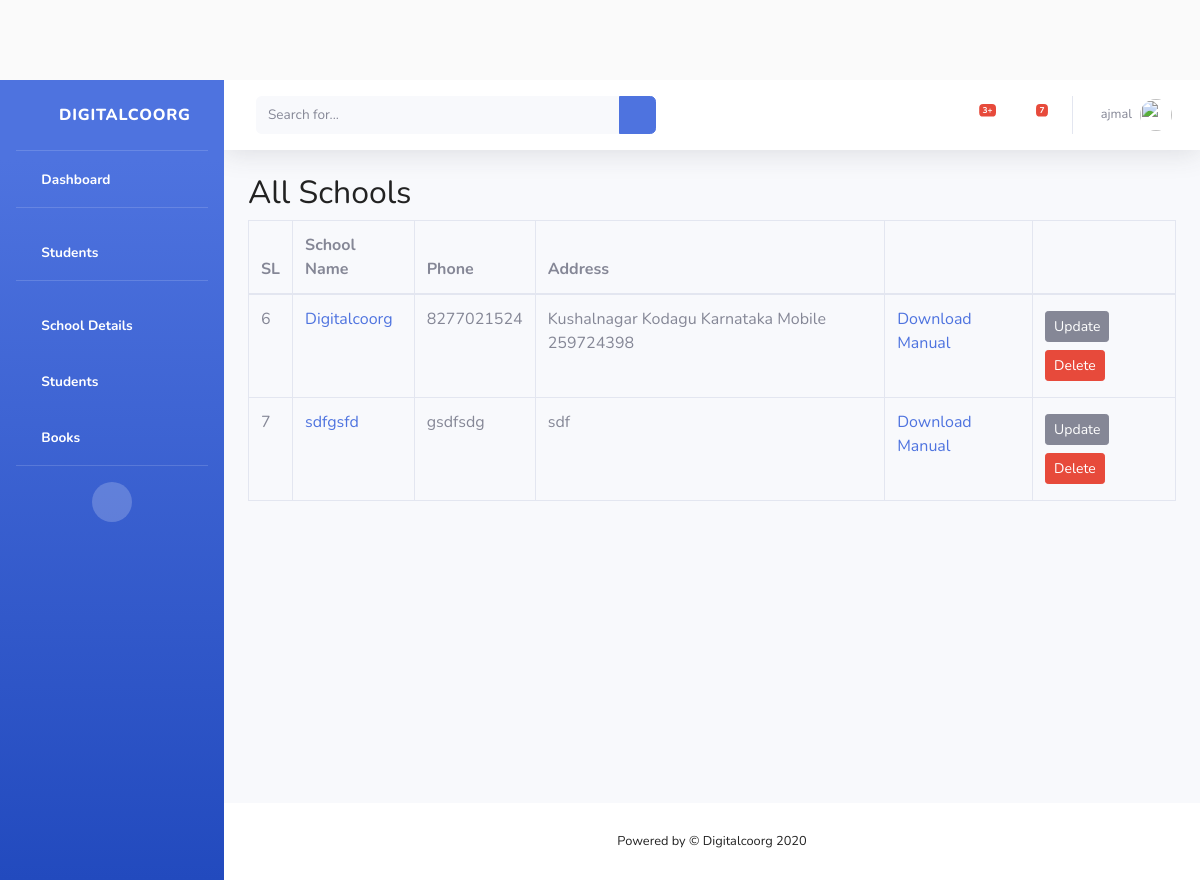
Page /students/schools/ (signed in) on the committed database.
### students/models.py (models this page shows, shortened)
class School(models.Model):
    school_name = models.CharField(max_length=250)
    phone_no = models.CharField(max_length=13)
    address = models.TextField()
    date_posted = models.DateTimeField(default=timezone.now)
    author = models.ForeignKey(User, on_delete=models.CASCADE)
    school_manual = models.FileField(upload_to='school_manual', null=True,blank=True)

### students/views.py (the view)
# urls.py: path('schools/', SchoolListView.as_view(), name='schools'),
class SchoolListView(LoginRequiredMixin, ListView):
    model = School
    template_name = 'students/schools.html'  # <app>/<model>_<viewtype>.html
    context_object_name = 'schools'
    ordering = ['school_name']
    paginate_by = 5

### students/templates/students/schools.html (shortened to what this page needs)
{% extends "students/base.html" %}
{% block content %}
<h2>All Schools</h2>
<div class="table-responsive">
  <table class="table table-bordered" id="dataTable" width="100%" cellspacing="0">
    <thead>
      <tr>
        <th>SL</th>
        <th>School Name</th>
        <th>Phone</th>
        <th>Address</th>
        <th></th>
        <th></th>
      </tr>
      </thead>
  {% for school in schools %}
      <tr>
          <td>{{ school.id }}</td>
          <td><a href="{% url 'school-detail' school.id %}">{{ school.school_name }}</a></td>
          <td>{{ school.phone_no }}</td>
          <td>{{ school.address }}</td>
          {% if school.school_manual %}
            <td><a href="{{ school.school_manual.url }}">Download Manual</a> </td>
          {% else %}
            <td><span class="text-muted">Not Available</span></td>
          {% endif %}
          {% if school.author == user %}
              <td>
              <div>
                <a class="btn btn-secondary btn-sm mt-1 mb-1" href="{% url 'school-update' school.id %}" >Update</a>
                  <a class="btn btn-danger btn-sm mt-1 mb-1" href="{% url 'school-delete' school.id %}" >Delete</a>
              </div>
            </td>
          {% endif %}
        </tr>
  {% endfor %}
  </table>
</div>
{% endblock content %}

### students/templates/students/base.html (shortened to what this page needs)
{% load static %}
<!DOCTYPE html>
<html lang="en">
<head>
  <link href="{% static 'vendor/fontawesome-free/css/all.min.css' %}" rel="stylesheet" type="text/css">
  <link href="{% static 'css/sb-admin-2.min.css' %}" rel="stylesheet">
  <link rel="stylesheet" type="text/css" href="{% static 'blog/main.css' %}">
</head>
<body id="page-top">
  <div id="wrapper">
    <ul class="navbar-nav bg-gradient-primary sidebar sidebar-dark accordion" id="accordionSidebar">
      <a class="sidebar-brand d-flex align-items-center justify-content-center" href="{% url 'student-home' %}">
        <div class="sidebar-brand-icon rotate-n-15">
          <i class="fas fa-laugh-wink"></i>
        </div>
        <div class="sidebar-brand-text mx-3">Digitalcoorg</div>
      </a>
      <hr class="sidebar-divider my-0">
      <li class="nav-item active">
        <a class="nav-link" href="{% url 'student-home' %}">
          <i class="fas fa-fw fa-tachometer-alt"></i>
          <span>Dashboard</span></a>
      </li>
      <hr class="sidebar-divider">
        <li class="nav-item active">
          <a class="nav-link" href="{% url 'student-home' %}">
            <i class="fas fa-fw fa-tachometer-alt"></i>
            <span>Students</span></a>
        </li>
        <hr class="sidebar-divider">
       <li class="nav-item active">
        <a class="nav-link collapsed" href="{% url 'schools' %}" data-toggle="collapse" data-target="#collapseTwo" aria-expanded="true" aria-controls="collapseTwo">
          <i class="fas fa-fw  fa-university"></i>
          <span>School Details</span>
        </a>
      </li>
      <li class="nav-item active">
        <a class="nav-link collapsed" href="{% url 'student-home' %}" data-toggle="collapse" data-target="#collapseThree" aria-expanded="true" aria-controls="collapseThree">
          <i class="fas fa-fw fa-user-circle"></i>
          <span>Students</span>
        </a>
      </li>
       <li class="nav-item active">
        <a class="nav-link collapsed" href="{% url 'book_list' %}" data-toggle="collapse" data-target="#collapseBook" aria-expanded="true" aria-controls="collapseBook">
          <i class="fas fa-fw fa-book"></i>
          <span>Books</span>
        </a>
      </li>
      <hr class="sidebar-divider d-none d-md-block">
      <div class="text-center d-none d-md-inline">
        <button class="rounded-circle border-0" id="sidebarToggle"></button>
      </div>
    </ul>
    <div id="content-wrapper" class="d-flex flex-column">
      <div id="content">
        <nav class="navbar navbar-expand navbar-light bg-white topbar mb-4 static-top shadow">
          <form class="d-none d-sm-inline-block form-inline mr-auto ml-md-3 my-2 my-md-0 mw-100 navbar-search">
            <div class="input-group">
              <input type="text" class="form-control bg-light border-0 small" placeholder="Search for..." aria-label="Search" aria-describedby="basic-addon2">
              <div class="input-group-append">
                <button class="btn btn-primary" type="button">
                  <i class="fas fa-search fa-sm"></i>
                </button>
              </div>
            </div>
          </form>
          <ul class="navbar-nav ml-auto">
            {% if user.is_authenticated %}
            <li class="nav-item dropdown no-arrow mx-1">
              <a class="nav-link dropdown-toggle" href="#" id="alertsDropdown" role="button" data-toggle="dropdown" aria-haspopup="true" aria-expanded="false">
                <i class="fas fa-bell fa-fw"></i>
                <span class="badge badge-danger badge-counter">3+</span>
              </a>
            </li>
            <li class="nav-item dropdown no-arrow mx-1">
              <a class="nav-link dropdown-toggle" href="#" id="messagesDropdown" role="button" data-toggle="dropdown" aria-haspopup="true" aria-expanded="false">
                <i class="fas fa-envelope fa-fw"></i>
                <span class="badge badge-danger badge-counter">7</span>
              </a>
            </li>
            <li class="nav-item dropdown no-arrow">
              <a class="nav-link dropdown-toggle" href="#" id="userDropdown" role="button" data-toggle="dropdown" aria-haspopup="true" aria-expanded="false">
                <span class="mr-2 d-none d-lg-inline text-gray-600 small">{{ user.username }}</span>
                <img class="img-profile rounded-circle" src="https://source.unsplash.com/QAB-WJcbgJk/60x60">
              </a>
            </li>
            {% endif %}
          </ul>
        </nav>
		<div class="container-fluid">
		<div class="row">
        <div class="col-md-12">
          {% block content %}{% endblock %}
        </div>
      </div>
        </div>
      </div>
      <footer class="sticky-footer bg-white">
        <div class="container my-auto">
          <div class="copyright text-center my-auto">
            <span>Powered by &copy; Digitalcoorg 2020</span>
          </div>
        </div>
      </footer>
    </div>
  </div>
</body>
</html>

### students/static/students/main.css (style rules this page uses)
body { background: #fafafa; color: #222; margin-top: 5rem; }
h1, h2, h3, h4, h5, h6 { color: #222; }
ul { margin: 0; }

### rows in the picture
School: id "6", school_name "Digitalcoorg", phone_no "8277021524", address "Kushalnagar Kodagu Karnataka Mobile 259724398", shows "Update"
School: id "7", school_name "sdfgsfd", phone_no "gsdfsdg", address "sdf", shows "Update"

### other values in the picture
{{ user.username }} "ajmal"
